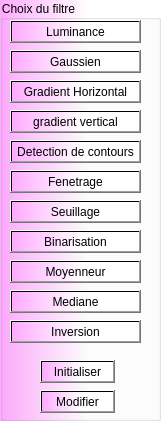
    <widget class="QGroupBox" name="groupBox">
     <property name="geometry">
      <rect>
       <x>590</x>
       <y>50</y>
       <width>161</width>
       <height>421</height>
      </rect>
     </property>
     <property name="styleSheet">
      <string notr="true">
font: 10pt &quot;MS Shell Dlg 2&quot;;
color: rgb(0, 0, 0);
background-color: qlineargradient(spread:pad, x1:0, y1:0, x2:1, y2:0, stop:0 rgba(255, 170, 255, 255), stop:0.55 rgba(255, 255, 255, 255), stop:0.98 rgba(255, 255, 255, 255), stop:1 rgba(0, 0, 0, 0));</string>
     </property>
     <property name="title">
      <string>Choix du filtre</string>
     </property>
     <widget class="QPushButton" name="rgbtolumAct">
      <property name="geometry">
       <rect>
        <x>10</x>
        <y>20</y>
        <width>131</width>
        <height>23</height>
       </rect>
      </property>
      <property name="text">
       <string>Luminance</string>
      </property>
     </widget>
     <widget class="QPushButton" name="gaussianfilterAct">
      <property name="geometry">
       <rect>
        <x>10</x>
        <y>50</y>
        <width>131</width>
        <height>23</height>
       </rect>
      </property>
      <property name="text">
       <string>Gaussien</string>
      </property>
     </widget>
     <widget class="QPushButton" name="hrgradientAct">
      <property name="geometry">
       <rect>
        <x>10</x>
        <y>80</y>
        <width>131</width>
        <height>23</height>
       </rect>
      </property>
      <property name="text">
       <string>Gradient Horizontal</string>
      </property>
     </widget>
     <widget class="QPushButton" name="vtgradientAct">
      <property name="geometry">
       <rect>
        <x>10</x>
        <y>110</y>
        <width>131</width>
        <height>23</height>
       </rect>
      </property>
      <property name="text">
       <string>gradient vertical</string>
      </property>
     </widget>
     <widget class="QPushButton" name="borderdetectAct">
      <property name="geometry">
       <rect>
        <x>10</x>
        <y>140</y>
        <width>131</width>
        <height>23</height>
       </rect>
      </property>
      <property name="text">
       <string>Detection de contours</string>
      </property>
     </widget>
     <widget class="QPushButton" name="fenetragefilterAct">
      <property name="geometry">
       <rect>
        <x>10</x>
        <y>170</y>
        <width>131</width>
        <height>23</height>
       </rect>
      </property>
      <property name="text">
       <string>Fenetrage</string>
      </property>
     </widget>
     <widget class="QPushButton" name="seuillagefilterAct">
      <property name="geometry">
       <rect>
        <x>10</x>
        <y>200</y>
        <width>131</width>
        <height>23</height>
       </rect>
      </property>
      <property name="text">
       <string>Seuillage</string>
      </property>
     </widget>
     <widget class="QPushButton" name="binarisationfilterAct">
      <property name="geometry">
       <rect>
        <x>10</x>
        <y>230</y>
        <width>131</width>
        <height>23</height>
       </rect>
      </property>
      <property name="text">
       <string>Binarisation</string>
      </property>
     </widget>
     <widget class="QPushButton" name="seuilageIntervallefilterAct">
      <property name="geometry">
       <rect>
        <x>10</x>
        <y>260</y>
        <width>131</width>
        <height>23</height>
       </rect>
      </property>
      <property name="text">
       <string>Moyenneur</string>
      </property>
     </widget>
     <widget class="QPushButton" name="binaristionIntervallefilterAct">
      <property name="geometry">
       <rect>
        <x>10</x>
        <y>290</y>
        <width>131</width>
        <height>23</height>
       </rect>
      </property>
      <property name="text">
       <string>Mediane</string>
      </property>
     </widget>
     <widget class="QPushButton" name="inversionfilterAct">
      <property name="geometry">
       <rect>
        <x>10</x>
        <y>320</y>
        <width>131</width>
        <height>23</height>
       </rect>
      </property>
      <property name="text">
       <string>Inversion</string>
      </property>
     </widget>
     <widget class="QPushButton" name="initialiserAct">
      <property name="geometry">
       <rect>
        <x>40</x>
        <y>360</y>
        <width>75</width>
        <height>23</height>
       </rect>
      </property>
      <property name="text">
       <string>Initialiser</string>
      </property>
     </widget>
     <widget class="QPushButton" name="modifier">
      <property name="geometry">
       <rect>
        <x>40</x>
        <y>390</y>
        <width>75</width>
        <height>23</height>
       </rect>
      </property>
      <property name="text">
       <string>Modifier</string>
      </property>
     </widget>
    </widget>
